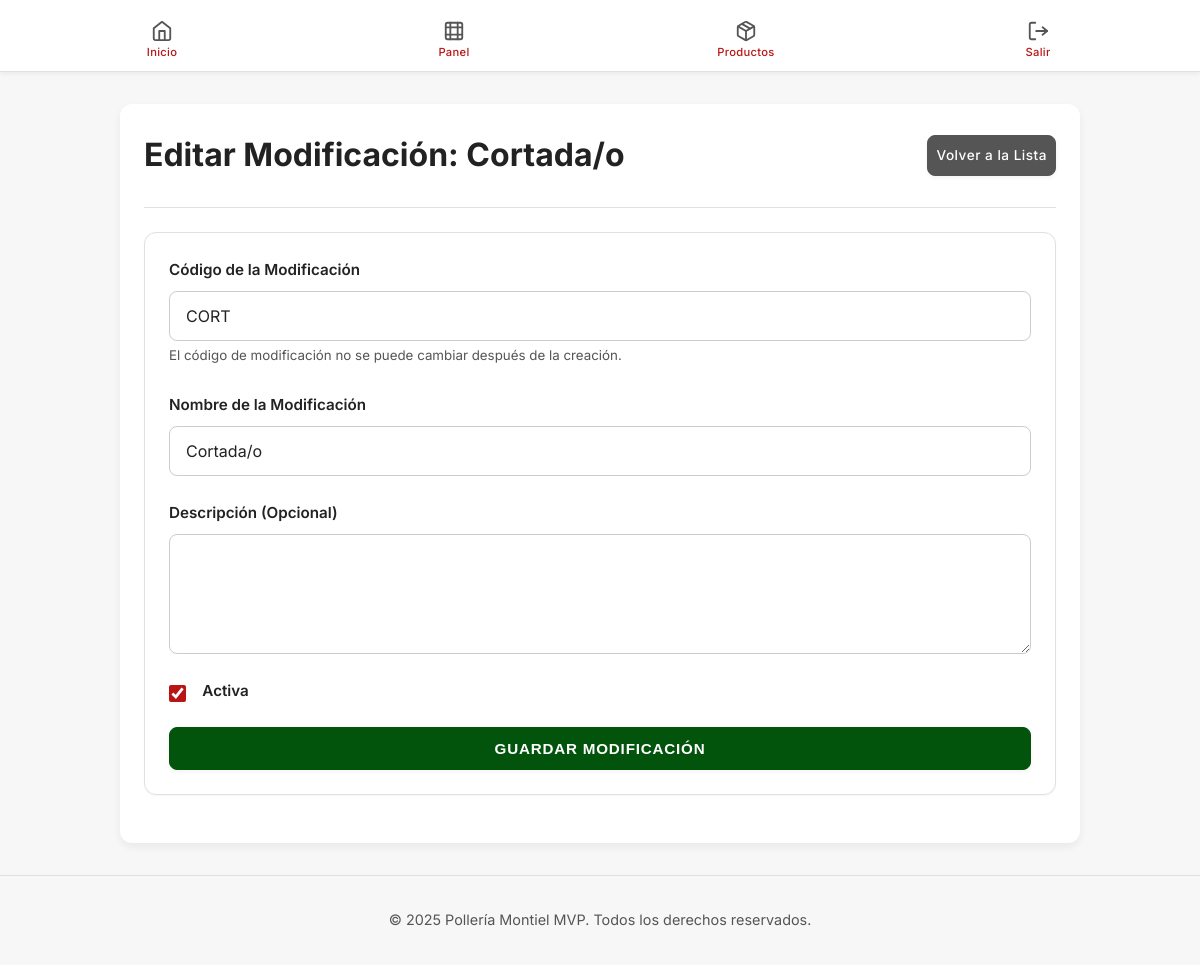
/productos/modificacion/editar/2 (signed in), run on the app's committed database.
### app/models.py (models this page shows, shortened)
class Modificacion(db.Model):
    __tablename__ = 'modificaciones'
    id = db.Column(db.Integer, primary_key=True)
    codigo_modif = db.Column(db.String(20), unique=True, nullable=False, index=True) # Ej: 'MOLI', 'ASAR'
    nombre = db.Column(db.String(100), nullable=False, index=True)
    descripcion = db.Column(db.Text, nullable=True)
    activo = db.Column(db.Boolean, nullable=False, default=True, index=True)
    productos_asociados = db.relationship(
        'Producto',
        secondary=producto_modificacion_association,
        back_populates='modificaciones_directas',
        lazy='dynamic'
    )
    subproductos_asociados = db.relationship(
        'Subproducto',
        secondary=subproducto_modificacion_association,
        back_populates='modificaciones_aplicables',
        lazy='dynamic'
    )

### app/productos/routes.py (the view, shortened to what this page needs)
@bp.route('/modificacion/editar/<int:modificacion_id>', methods=['GET', 'POST'])
@login_required
def editar_modificacion(modificacion_id):
    if current_user.rol != 'ADMINISTRADOR':
        flash('No tienes permiso para editar modificaciones.', 'danger')
        return redirect(url_for('productos.listar_modificaciones'))
    modificacion_a_editar = services.obtener_modificacion_por_id(modificacion_id)
    if not modificacion_a_editar:
        flash(f'Modificación con ID "{modificacion_id}" no encontrada.', 'warning')
        return redirect(url_for('productos.listar_modificaciones'))
    form = ModificacionForm(original_codigo_modif=modificacion_a_editar.codigo_modif, obj=modificacion_a_editar)
    return render_template('productos/crear_editar_modificaciones.html',
                           title=f"Editar Modificación: {modificacion_a_editar.nombre}",
                           form=form,
                           es_editar=True)

### app/productos/forms.py (shortened to what this page needs)
class ModificacionForm(FlaskForm):
    codigo_modif = StringField(
        'Código de la Modificación',
        validators=[
            DataRequired(message="El código es obligatorio."),
            Length(min=1, max=20)
        ],
        render_kw={"placeholder": "Ej: MOLI, ASAR_PECH"}
    )
    nombre = StringField(
        'Nombre de la Modificación',
        validators=[
            DataRequired(message="El nombre es obligatorio."),
            Length(min=3, max=100)
        ],
        render_kw={"placeholder": "Ej: Molida, Para Asar (Pechuga)"}
    )
    descripcion = TextAreaField(
        'Descripción (Opcional)',
        validators=[Optional(), Length(max=500)],
        render_kw={"rows": 3}
    )
    activo = BooleanField('Activa', default=True)
    submit = SubmitField('Guardar Modificación')
    def __init__(self, original_codigo_modif=None, *args, **kwargs):
        super(ModificacionForm, self).__init__(*args, **kwargs)
        self.original_codigo_modif = original_codigo_modif

### app/models.py (called while the page is built)
@login.user_loader
def load_user(id):
    return db.session.get(Usuario, int(id))

### app/productos/services.py (called while the page is built)
def obtener_modificacion_por_id(modificacion_id):
    return db.session.get(Modificacion, modificacion_id)

### app/templates/productos/crear_editar_modificaciones.html (shortened to what this page needs)
{% extends "layouts/base.html" %}
{% block content %}
<main>
    <div class="page-content">
        <div class="header-row">
            <h1>{{ title }}</h1>
            <div class="form-actions">
                <a href="{{ url_for('productos.listar_modificaciones') }}" class="btn btn--secondary btn--small">Volver a la Lista</a>
            </div>
        </div>
        <hr class="custom-hr">
        <div class="custom-card">
            <div class="card-body">
                <form method="POST">
                    <div class="form-group">
                        {{ form.codigo_modif.label(class="form-label") }}
                        {{ form.codigo_modif(class="form-control" + (" is-invalid" if form.codigo_modif.errors else ""), readonly=es_editar) }}
                        {% if es_editar %}
                            <small class="form-text text-secondary-color">El código de modificación no se puede cambiar después de la creación.</small>
                        {% endif %}
                    </div>
                    <div class="form-group">
                        {{ form.nombre.label(class="form-label") }}
                        {{ form.nombre(class="form-control" + (" is-invalid" if form.nombre.errors else "")) }}
                    </div>
                    <div class="form-group">
                        {{ form.descripcion.label(class="form-label") }}
                        {{ form.descripcion(class="form-control" + (" is-invalid" if form.descripcion.errors else "")) }}
                    </div>
                    <div class="form-group form-check">
                        {{ form.activo(class="form-check-input") }}
                        {{ form.activo.label(class="form-check-label") }}
                    </div>
                    <div class="form-actions">
                         {{ form.submit(class="btn btn--primary") }}
                    </div>
                </form>
            </div>
        </div>
    </div>
</main>
{% endblock %}

### data on the page
Modificacion: codigo_modif "CORT", nombre "Cortada/o", activo "☑"

### other printed values
{{ title }} "Editar Modificación: Cortada/o"
